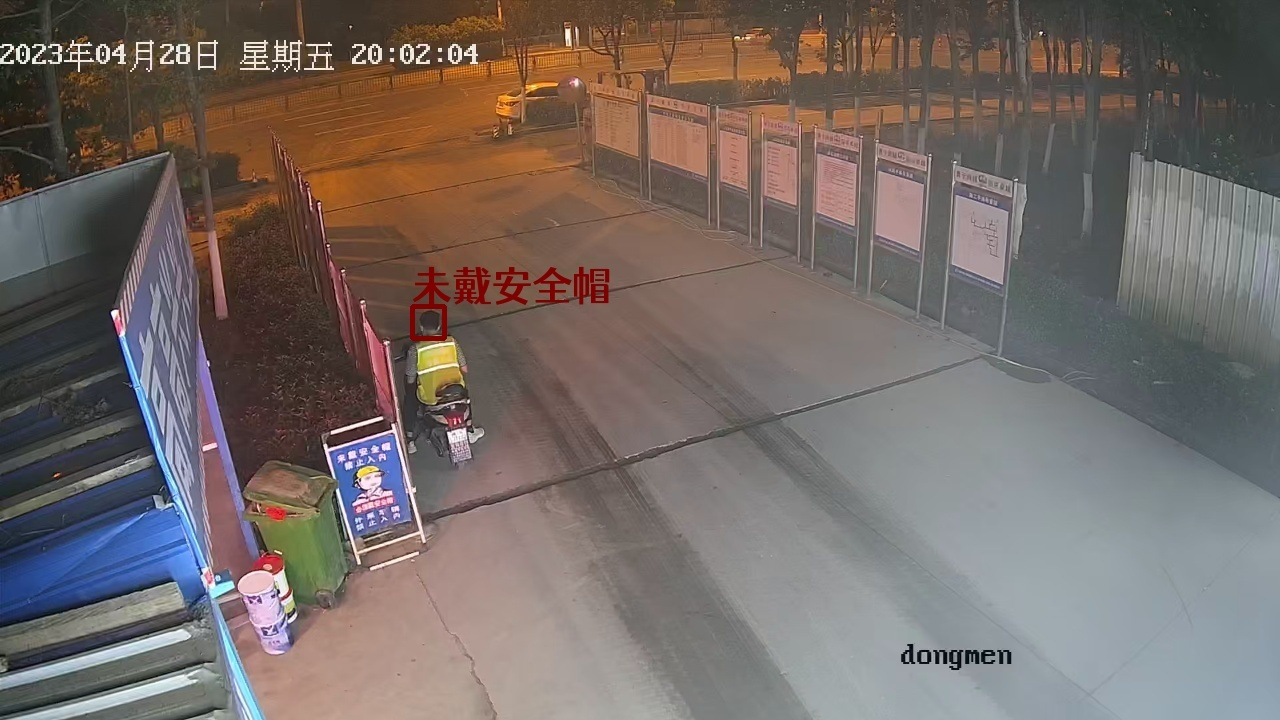
#> input picture opencv/a.jpg, 1280 x 720 px
$ python findcontours.py
#> lines starting #> are read from the running program, lines starting #| are printed output that depends on the picture; after the words box and inside, x2 and y2 are one past the last pixel; in counts of white or black regions, pixels touching at a corner belong together
import cv2
import numpy as np

# 读取图片
image = cv2.imread('a.jpg')
#> image is the input picture: shape (720, 1280, 3); mean B, G, R 102.2, 106.5, 117

# 转换为灰度图像
gray = cv2.cvtColor(image, cv2.COLOR_BGR2GRAY)
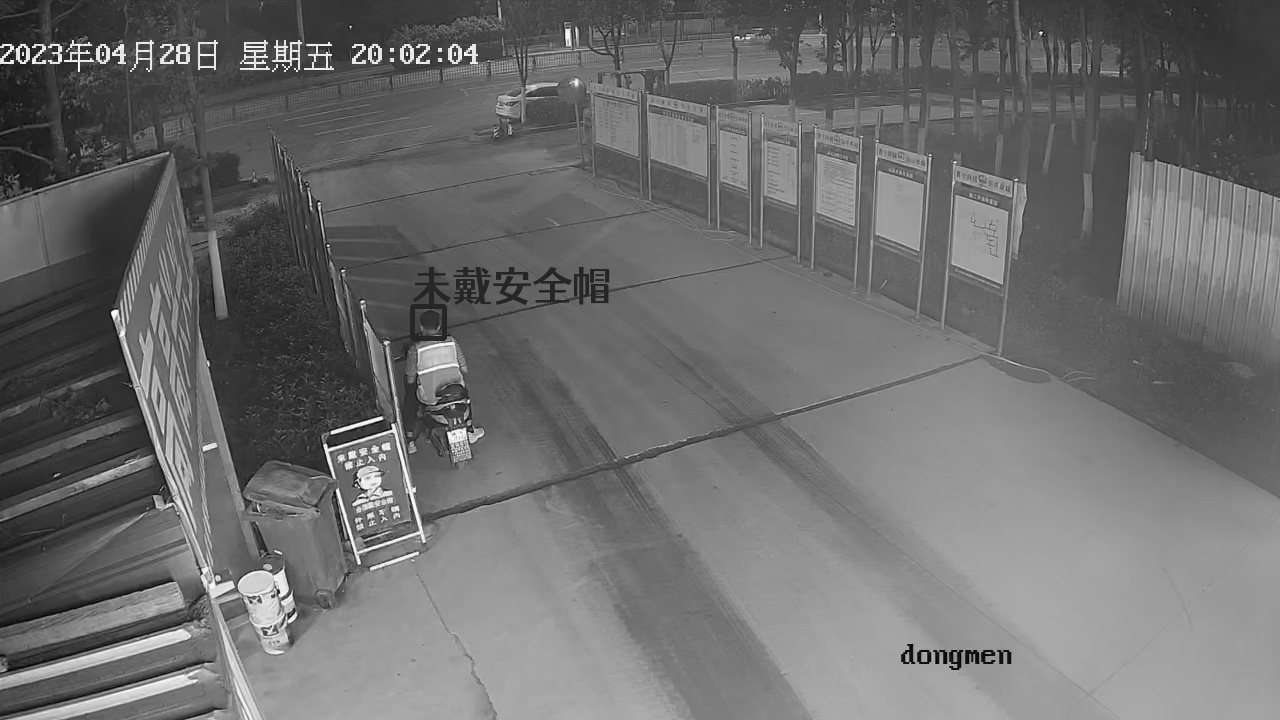
#> gray: shape (720, 1280); min 2, max 254, mean 109.2

# cv2.imshow('gray', gray)
# cv2.waitKey(0)

# 应用二值化处理 对灰度图像进行二值化处理。将灰度值大于 127 的像素设为 255（白色），其余的设为 0（黑色
ret, thresh = cv2.threshold(gray, 127, 255, cv2.THRESH_BINARY)
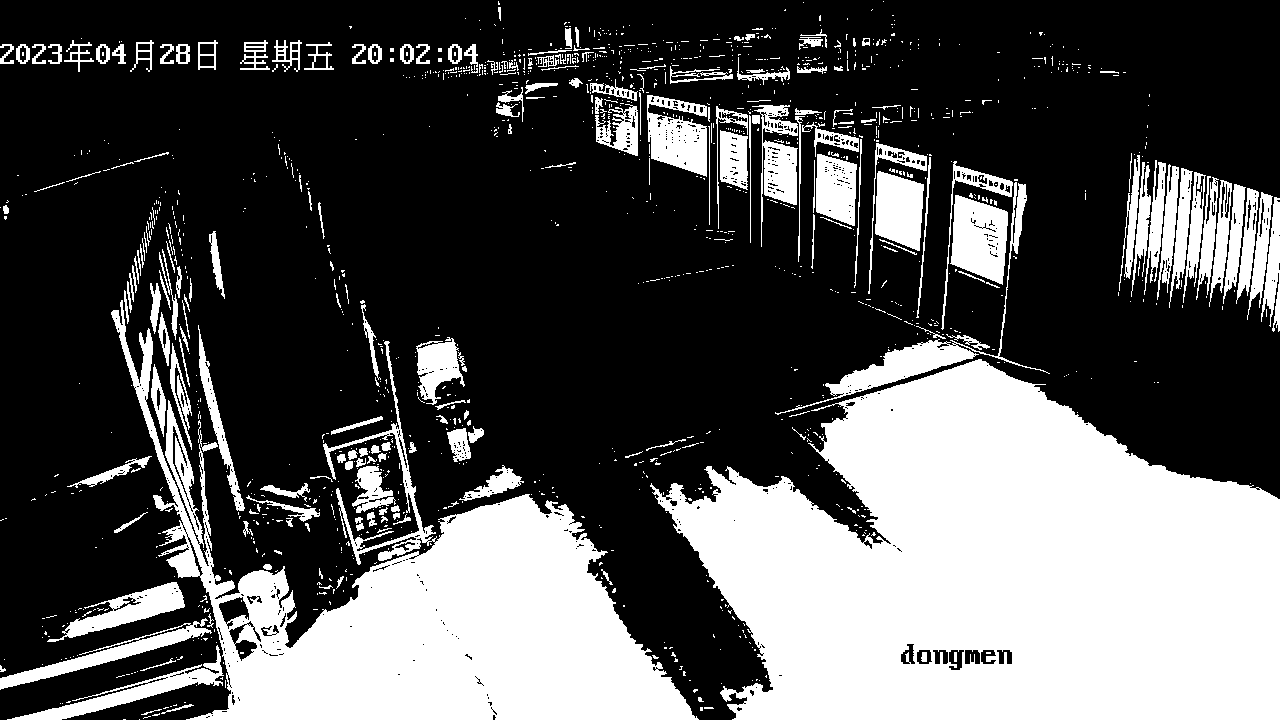
#> thresh: shape (720, 1280); 33.3% white; 1381 white regions (1169 under 20 px)
# cv2.imshow('thresh', thresh)
# cv2.waitKey(0)

# 查找轮廓
# cv2.RETR_EXTERNAL：只检索外部轮廓。
# cv2.CHAIN_APPROX_SIMPLE：压缩水平方向、垂直方向和对角线方向的轮廓点，只保留轮廓的终点坐标。
contours, hierarchy = cv2.findContours(thresh, cv2.RETR_EXTERNAL, cv2.CHAIN_APPROX_SIMPLE)
#> contours = 1367 contours, 1234 with area under 20; largest, box (x1, y1, x2, y2) and area: (650, 359, 1280, 720) 157103, (111, 300, 699, 720) 76550, (775, 182, 1050, 415) 3779, (950, 195, 1008, 285) 3733, (647, 95, 707, 177) 3221

# 画出轮廓
# -1：绘制所有轮廓。
# (0, 255, 0)：轮廓的颜色（绿色）。
# 2：轮廓线条的厚度。
cv2.drawContours(image, contours, -1, (0, 255, 0), 2)
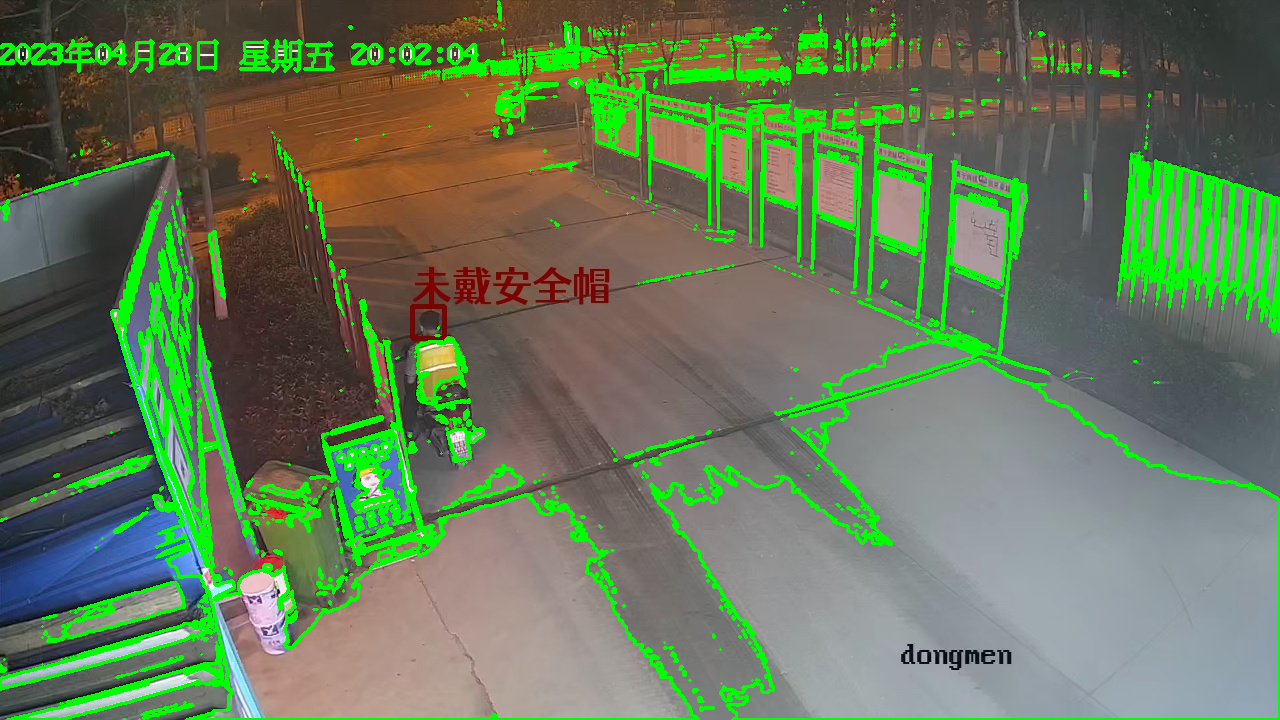
#> image: shape (720, 1280, 3); 10.84% of pixels changed, all inside (x1, y1, x2, y2) = (0, 0, 1280, 720)

# 显示结果
cv2.imshow('Contours', image)
cv2.waitKey(0)
cv2.destroyAllWindows()

$ run again, with opencv/b.jpg copied over opencv/a.jpg
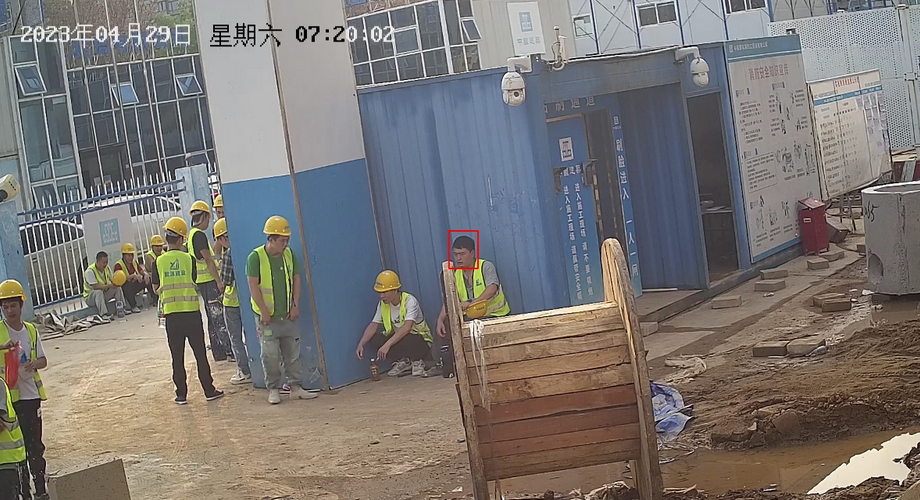
#> input picture opencv/b.jpg, 920 x 500 px
#> image is the input picture: shape (500, 920, 3); mean B, G, R 115.2, 118.7, 123.2
#> `ret, thresh = cv2.threshold(gray, 127, 255, cv2.THRESH_BINARY)`:
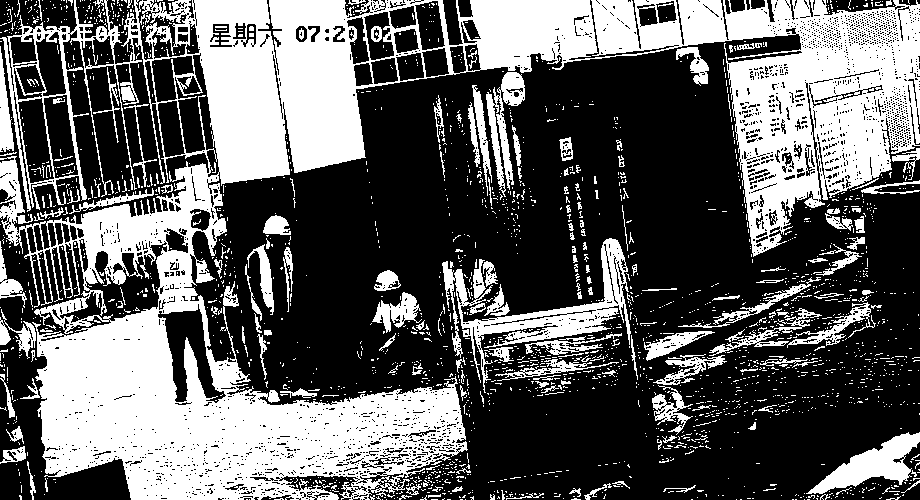
#> thresh: shape (500, 920); 38% white; 2215 white regions (2030 under 20 px)
#> contours = 2042 contours, 1961 with area under 20; largest, box (x1, y1, x2, y2) and area: (0, 0, 920, 500) 169058, (442, 238, 631, 393) 5730, (806, 432, 920, 494) 2642, (486, 72, 525, 197) 1614, (372, 292, 422, 333) 801
#> `cv2.drawContours(image, contours, -1, (0, 255, 0), 2)`:
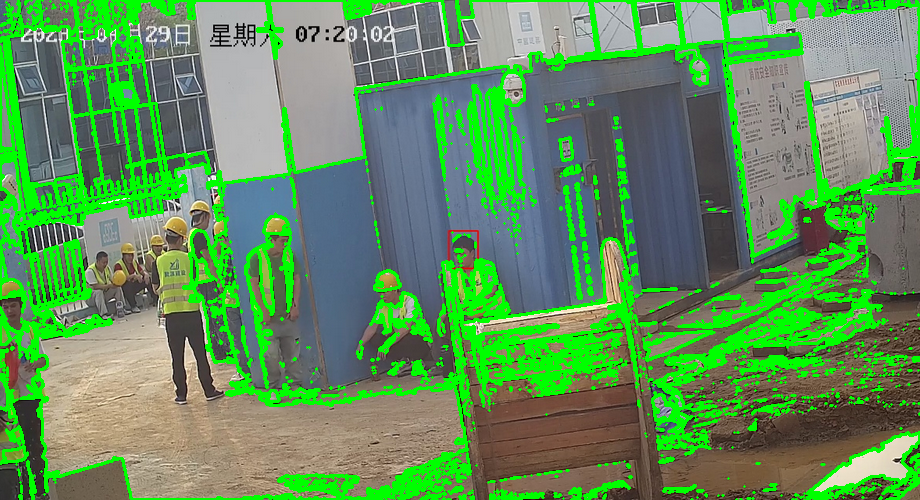
#> image: shape (500, 920, 3); mean B, G, R 91, 144.9, 96.2
